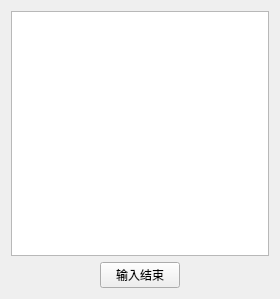
<?xml version="1.0" encoding="UTF-8"?>
<ui version="4.0">
 <class>InputInfo</class>
 <widget class="QWidget" name="InputInfo">
  <property name="geometry">
   <rect>
    <x>0</x>
    <y>0</y>
    <width>280</width>
    <height>299</height>
   </rect>
  </property>
  <property name="maximumSize">
   <size>
    <width>280</width>
    <height>350</height>
   </size>
  </property>
  <property name="windowTitle">
   <string>输入信息</string>
  </property>
  <layout class="QGridLayout" name="gridLayout">
   <item row="0" column="0">
    <layout class="QVBoxLayout" name="verticalLayout_2">
     <item>
      <widget class="QTextEdit" name="input_edit"/>
     </item>
     <item>
      <layout class="QHBoxLayout" name="horizontalLayout" stretch="5,0,5">
       <item>
        <spacer name="horizontalSpacer">
         <property name="orientation">
          <enum>Qt::Horizontal</enum>
         </property>
         <property name="sizeHint" stdset="0">
          <size>
           <width>40</width>
           <height>20</height>
          </size>
         </property>
        </spacer>
       </item>
       <item>
        <widget class="QPushButton" name="input_finish">
         <property name="text">
          <string>输入结束</string>
         </property>
        </widget>
       </item>
       <item>
        <spacer name="horizontalSpacer_2">
         <property name="orientation">
          <enum>Qt::Horizontal</enum>
         </property>
         <property name="sizeHint" stdset="0">
          <size>
           <width>40</width>
           <height>20</height>
          </size>
         </property>
        </spacer>
       </item>
      </layout>
     </item>
    </layout>
   </item>
  </layout>
 </widget>
 <layoutdefault spacing="6" margin="11"/>
 <resources/>
 <connections/>
</ui>
